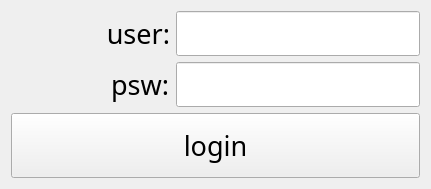
<?xml version="1.0" encoding="UTF-8"?>
<ui version="4.0">
 <class>Login</class>
 <widget class="QWidget" name="Login">
  <property name="geometry">
   <rect>
    <x>0</x>
    <y>0</y>
    <width>431</width>
    <height>189</height>
   </rect>
  </property>
  <property name="windowTitle">
   <string>Login</string>
  </property>
  <layout class="QVBoxLayout" name="verticalLayout_2">
   <item>
    <layout class="QVBoxLayout" name="verticalLayout">
     <item>
      <layout class="QHBoxLayout" name="horizontalLayout">
       <item>
        <widget class="QLabel" name="label">
         <property name="sizePolicy">
          <sizepolicy hsizetype="Preferred" vsizetype="Fixed">
           <horstretch>0</horstretch>
           <verstretch>0</verstretch>
          </sizepolicy>
         </property>
         <property name="font">
          <font>
           <family>Book Antiqua</family>
           <pointsize>20</pointsize>
          </font>
         </property>
         <property name="text">
          <string>user:</string>
         </property>
         <property name="alignment">
          <set>Qt::AlignRight|Qt::AlignTrailing|Qt::AlignVCenter</set>
         </property>
        </widget>
       </item>
       <item>
        <widget class="QLineEdit" name="edit_user">
         <property name="sizePolicy">
          <sizepolicy hsizetype="Preferred" vsizetype="Fixed">
           <horstretch>0</horstretch>
           <verstretch>0</verstretch>
          </sizepolicy>
         </property>
         <property name="font">
          <font>
           <family>Book Antiqua</family>
           <pointsize>20</pointsize>
          </font>
         </property>
        </widget>
       </item>
      </layout>
     </item>
     <item>
      <layout class="QHBoxLayout" name="horizontalLayout_2">
       <property name="spacing">
        <number>7</number>
       </property>
       <property name="leftMargin">
        <number>0</number>
       </property>
       <property name="topMargin">
        <number>0</number>
       </property>
       <property name="rightMargin">
        <number>0</number>
       </property>
       <item>
        <widget class="QLabel" name="label_2">
         <property name="sizePolicy">
          <sizepolicy hsizetype="Preferred" vsizetype="Fixed">
           <horstretch>0</horstretch>
           <verstretch>0</verstretch>
          </sizepolicy>
         </property>
         <property name="font">
          <font>
           <family>Bahnschrift</family>
           <pointsize>20</pointsize>
          </font>
         </property>
         <property name="text">
          <string>psw:</string>
         </property>
         <property name="alignment">
          <set>Qt::AlignRight|Qt::AlignTrailing|Qt::AlignVCenter</set>
         </property>
        </widget>
       </item>
       <item>
        <widget class="QLineEdit" name="edit_psw">
         <property name="sizePolicy">
          <sizepolicy hsizetype="Preferred" vsizetype="Fixed">
           <horstretch>0</horstretch>
           <verstretch>0</verstretch>
          </sizepolicy>
         </property>
         <property name="font">
          <font>
           <family>Book Antiqua</family>
           <pointsize>20</pointsize>
          </font>
         </property>
        </widget>
       </item>
      </layout>
     </item>
     <item>
      <widget class="QPushButton" name="btn_login">
       <property name="sizePolicy">
        <sizepolicy hsizetype="Minimum" vsizetype="Expanding">
         <horstretch>0</horstretch>
         <verstretch>0</verstretch>
        </sizepolicy>
       </property>
       <property name="font">
        <font>
         <family>Book Antiqua</family>
         <pointsize>20</pointsize>
        </font>
       </property>
       <property name="text">
        <string>login</string>
       </property>
      </widget>
     </item>
    </layout>
   </item>
  </layout>
 </widget>
 <resources/>
 <connections/>
</ui>
